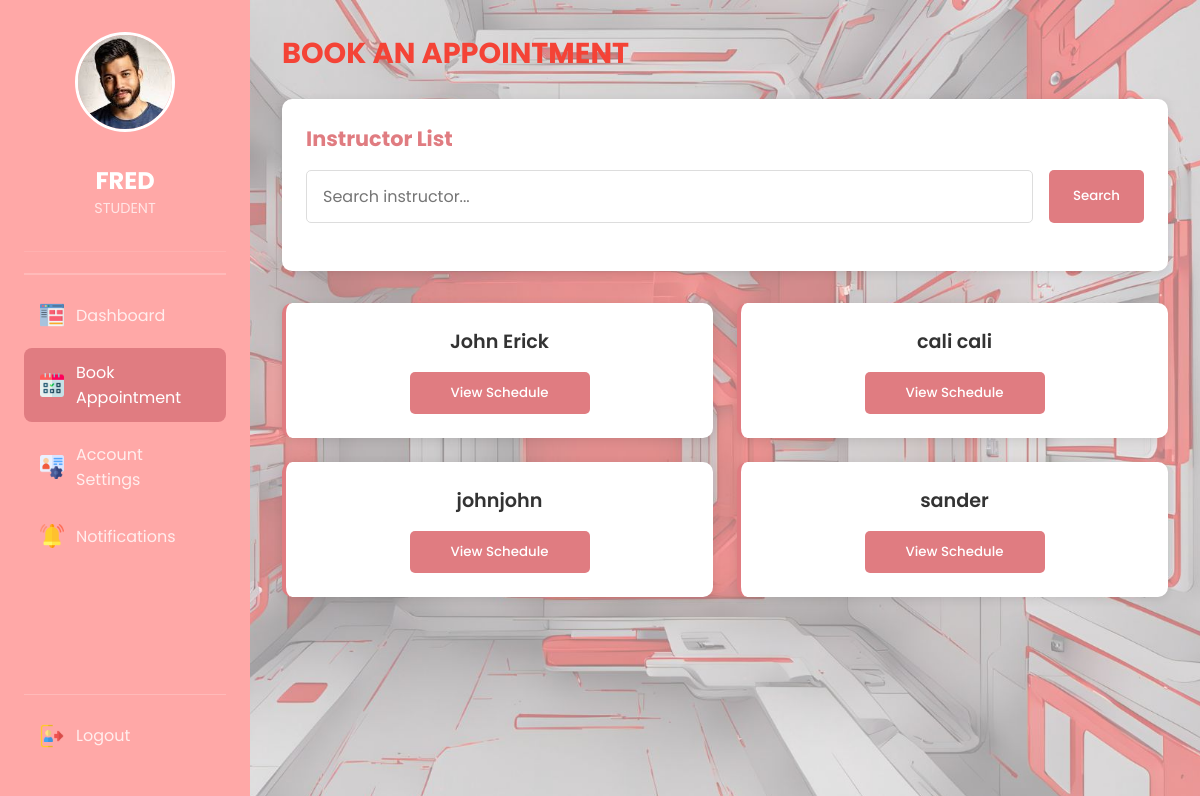
Page /sbook_appointment (signed in) on the committed database.
### tables this page shows
CREATE TABLE "users" (
                id INTEGER PRIMARY KEY AUTOINCREMENT,
                name TEXT NOT NULL,
                email TEXT NOT NULL UNIQUE,
                password TEXT NOT NULL,
                role TEXT NOT NULL,
                profile_picture TEXT
            );

### app.py (the view)
@app.route('/sbook_appointment')
def sbook_appointment():
    if 'user_id' not in session:
        flash('Please log in first.', 'error')
        return redirect(url_for('login'))
    user = get_user_by_id(session['user_id'])
    professors = get_all_professors()
    return render_template('sbook_appointment.html', user=user,professors=professors)

### database.py (called while the page is built)
def get_db():
    conn = sqlite3.connect(DATABASE)
    conn.row_factory = sqlite3.Row  # Allows column access by name
    return conn

def get_user_by_id(user_id):
    try:
        conn = get_db()
        cursor = conn.cursor()
        cursor.execute('SELECT id, name, role, email, profile_picture FROM users WHERE id = ?', (user_id,))
        user = cursor.fetchone()
        return dict(user) if user else None
    except Exception as e:
        print("Database Fetch Error:", str(e))
        return None
    finally:
        conn.close()

def get_all_professors():
    conn = sqlite3.connect('app.db')
    cursor = conn.cursor()
    cursor.execute("SELECT id, name FROM users WHERE role = 'professor'")
    professors = cursor.fetchall()
    conn.close()
    return professors

### templates/sbook_appointment.html (shortened to what this page needs)
<!DOCTYPE html>
<html lang="en">
<head>
    <link rel="stylesheet" href="https://cdnjs.cloudflare.com/ajax/libs/font-awesome/6.0.0/css/all.min.css">
    <link rel="stylesheet" href="{{ url_for('static', filename='css/sbookappointment.css') }}">
</head>
<body>
    <div class="sidebar">
        <div class="user-profile">
            <div class="avatar">
                <img id="sidebar-profile-pic"
               src="{{ url_for('static', filename='uploads/' + user.profile_picture) if user.profile_picture else url_for('static', filename='images/default.png') }}"
               alt="{{ user.name }}'s Profile Picture">
            </div>
            <h1>{{ user.name | upper }}</h1>
            <p>{{ user.role | upper }}</p>
        </div>
    <div class="decorative-line">
    </div>
    <nav class="nav-menu">
        <div class="nav-items-container">
        <a href="/student_dashboard" class="nav-item">
            <img src="static/images/dashboard1.png" alt="Dashboard" class="button-icon">
            <span>Dashboard</span>
        </a>
        <a href="/sbook_appointment" class="nav-item active">
            <img src="static/images/bookanappointment1.png" alt="Book Appointment" class="button-icon">
            <span>Book Appointment</span>
        </a>
        <a href="/saccount_settings" class="nav-item">
            <img src="static/images/accsettings1.png" alt="Settings" class="button-icon">
            <span>Account Settings</span>
        </a>
        <a href="/snotification" class="nav-item">
            <img src="static/images/notification1.png" alt="Notifications" class="button-icon">
            <span>Notifications</span>
        </a>
    </div>
        <div class="logout-container">
        <a href="#logoutPopover" class="nav-item logout-btn">
            <img src="static/images/logout1.png" alt="Logout" class="button-icon">
            <span>Logout</span>
        </a>
        </div>
    </nav>
</div>
    <div class="top-box">
        <h3>BOOK AN APPOINTMENT</h3>
        <div class="faculty-list-box">
            <h4>Instructor List</h4>
            <div class="search-container">
                <input type="text" id="instructorSearch" placeholder="Search instructor..." class="search-input" onkeyup="searchInstructors()">
                <button class="search-button" onclick="searchInstructors()">Search</button>
            </div>
        </div>
        <div class="instructor-list">
            {% for professor in professors %}
            <div class="instructor-card">
                <div class="instructor-name">{{ professor[1] }}</div>
                <button class="schedule-button" onclick="openScheduleModal('{{ professor[0] }}', '{{ professor[1] }}')">View Schedule</button>
            </div>
            {% endfor %}
        </div>
    </body>
</html>

### static/css/sbookappointment.css (style rules this page uses)
:root { --sidebar-bg: #ffa8a7; --sidebar-accent: #e07c81; --content-bg: #f8f9fa; --card-bg: #ffffff; --text-dark: #333333; --text-light: #ffffff; --success: #4CAF50; --warning: #FFC107; --danger: #f44336; --info: #2196F3; }
* { margin: 0; padding: 0; box-sizing: border-box; font-family: "Poppins", sans-serif; }
body { display: flex; min-height: 100vh; background: url('/static/images/mainbg.jpg') no-repeat center center fixed; background-size: cover; color: var(--text-dark); }
.sidebar { width: 250px; background: var(--sidebar-bg); color: var(--text-light); padding: 2rem 1.5rem; position: fixed; height: 100vh; transition: all 0.3s; z-index: 1000; display: flex; flex-direction: column; }
.user-profile { display: flex; flex-direction: column; align-items: center; padding-bottom: 2rem; margin-bottom: 0.3rem; border-bottom: 1px solid rgba(255,255,255,0.1); }
.sidebar .user-profile .avatar img { display: block; width: 100px; height: 100px; border-radius: 50%; object-fit: cover; margin: 0 auto 10px; border: 3px solid var(--card-bg); }
.sidebar .user-profile .avatar { text-align: center; margin-bottom: 5px; width: auto; height: auto; }
.avatar { font-size: 3.5rem; color: rgba(255,255,255,0.9); }
.user-profile h1 { font-size: 1.5rem; margin-top: 1rem; color: var(--text-light); }
.user-profile p { font-size: 0.9rem; color: rgba(255,255,255,0.7); }
.decorative-line { height: 2px; background: rgba(255,255,255,0.2); margin: 1rem 0; }
.nav-menu { display: flex; flex-direction: column; flex-grow: 1; }
.nav-items-container { flex-grow: 1; }
.nav-item { display: flex; align-items: center; padding: 12px 16px; border-radius: 8px; color: rgba(255,255,255,0.8); text-decoration: none; transition: all 0.3s; margin-bottom: 0.5rem; }
.nav-item:hover, .nav-item.active { background: var(--sidebar-accent); color: var(--text-light); }
.nav-item img.button-icon { width: 24px; margin-right: 12px; }
.logout-container { margin-top: auto; padding-top: 1rem; border-top: 1px solid rgba(255,255,255,0.2); }
.top-box { margin-left: 250px; width: calc(100% - 250px); padding: 2rem; max-width: 1600px; }
.top-box h3 { font-size: 1.8rem; color: var(--danger); margin-bottom: 1.5rem; display: flex; align-items: center; gap: 10px; }
.faculty-list-box { background: var(--card-bg); border-radius: 10px; padding: 1.5rem; margin-bottom: 2rem; box-shadow: 0 2px 10px rgba(0,0,0,0.1); }
.faculty-list-box h4 { font-size: 1.3rem; color: var(--sidebar-accent); margin-bottom: 1rem; }
.search-container { display: flex; gap: 1rem; margin-bottom: 1.5rem; }
.search-input { flex: 1; padding: 0.8rem 1rem; border: 1px solid #ddd; border-radius: 5px; font-size: 1rem; transition: all 0.3s; }
.search-button { padding: 0.8rem 1.5rem; background: var(--sidebar-accent); color: white; border: none; border-radius: 5px; cursor: pointer; font-weight: 500; transition: all 0.3s; display: flex; align-items: center; gap: 8px; }
.instructor-list { display: grid; grid-template-columns: repeat(auto-fill, minmax(300px, 1fr)); gap: 1.5rem; }
.instructor-card { background: var(--card-bg); border-radius: 10px; padding: 1.5rem; box-shadow: 0 2px 10px rgba(0,0,0,0.1); display: flex; flex-direction: column; align-items: center; transition: all 0.3s; border-left: 4px solid var(--sidebar-accent); }
.instructor-name { font-size: 1.2rem; font-weight: 600; margin-bottom: 1rem; color: var(--text-dark); text-align: center; }
.schedule-button { padding: 0.7rem 1.5rem; background: var(--sidebar-accent); color: white; border: none; border-radius: 5px; cursor: pointer; font-weight: 500; transition: all 0.3s; width: 100%; max-width: 180px; }

### rows in the picture
users: profile_picture (picture), name "FRED", role "STUDENT"
users: name "John Erick"
users: name "cali cali"
users: name "johnjohn"
users: name "sander"
